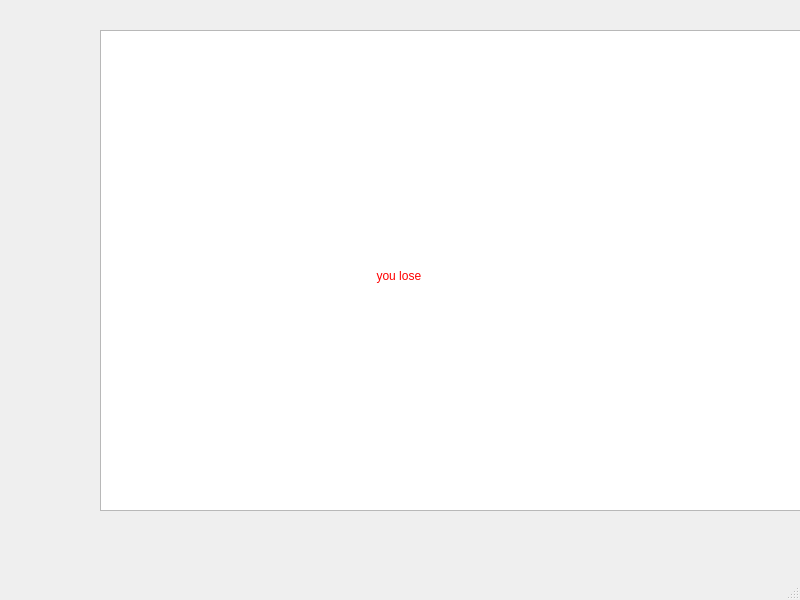
<?xml version="1.0" encoding="UTF-8"?>
<ui version="4.0">
 <class>massagelose</class>
 <widget class="QMainWindow" name="massagelose">
  <property name="geometry">
   <rect>
    <x>0</x>
    <y>0</y>
    <width>800</width>
    <height>600</height>
   </rect>
  </property>
  <property name="windowTitle">
   <string>MainWindow</string>
  </property>
  <widget class="QWidget" name="centralwidget">
   <widget class="QTextEdit" name="textEdit">
    <property name="geometry">
     <rect>
      <x>100</x>
      <y>30</y>
      <width>731</width>
      <height>481</height>
     </rect>
    </property>
    <property name="styleSheet">
     <string notr="true">border-image: url(:/new/prefix1/rulles_back.jpg);</string>
    </property>
    <property name="readOnly">
     <bool>true</bool>
    </property>
   </widget>
   <widget class="QLabel" name="label">
    <property name="geometry">
     <rect>
      <x>270</x>
      <y>130</y>
      <width>451</width>
      <height>291</height>
     </rect>
    </property>
    <property name="styleSheet">
     <string notr="true">font: 14pt &quot;Comic Sans MS&quot;;
color: rgb(255, 0, 0);</string>
    </property>
    <property name="text">
     <string>                                you lose</string>
    </property>
   </widget>
  </widget>
  <widget class="QMenuBar" name="menubar">
   <property name="geometry">
    <rect>
     <x>0</x>
     <y>0</y>
     <width>800</width>
     <height>19</height>
    </rect>
   </property>
  </widget>
  <widget class="QStatusBar" name="statusbar"/>
 </widget>
 <resources/>
 <connections/>
</ui>
